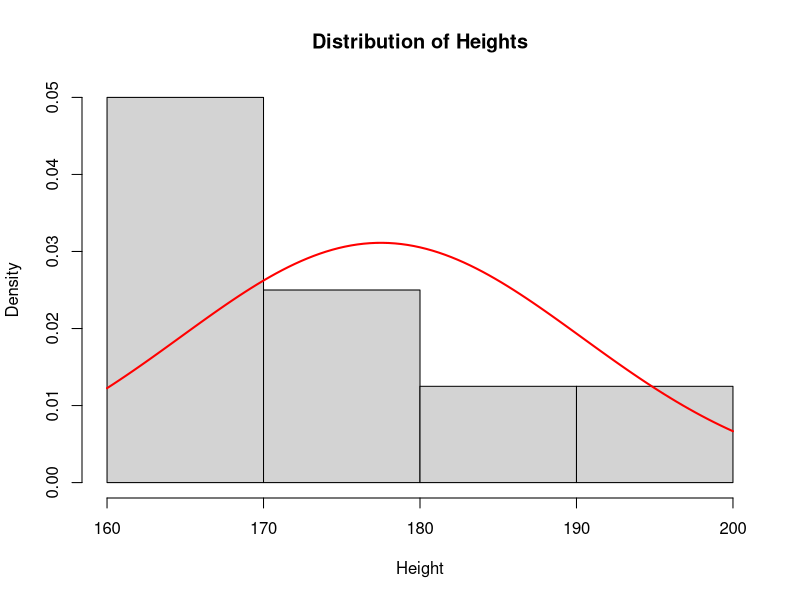

Generate this figure with R:
## ---- chunk 1
heights <- c(160, 170, 170, 170, 180, 180, 190, 200)
median(heights)
mean(heights)
## ---- chunk 2
stat_mode <- function(x){
  tab <- table(x)
  mode_cha <- names(tab)[tab == max(tab)]# annoying it returns a character 
  mode <- as.numeric(mode_cha)
  return(mode)
}
stat_mode(heights)
## ---- chunk 3
range(heights)
max(heights) - min(heights)
## ---- chunk 4
var(heights)
sqrt(var(heights))
sd(heights)
## ---- chunk 5
hist(heights, probability = TRUE,
     main = "Distribution of Heights",
     xlab = "Height")

curve(dnorm(x, mean = mean(heights), sd = sd(heights)),
      add = TRUE,
      col = "red",
      lwd = 2)
